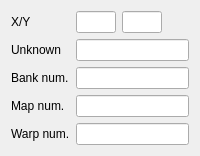
              <widget class="QWidget" name="warpEditor">
               <property name="sizePolicy">
                <sizepolicy hsizetype="Expanding" vsizetype="Expanding">
                 <horstretch>0</horstretch>
                 <verstretch>0</verstretch>
                </sizepolicy>
               </property>
               <layout class="QFormLayout" name="formLayout_2">
                <property name="fieldGrowthPolicy">
                 <enum>QFormLayout::AllNonFixedFieldsGrow</enum>
                </property>
                <item row="1" column="0">
                 <widget class="QLabel" name="label_10">
                  <property name="text">
                   <string>X/Y</string>
                  </property>
                 </widget>
                </item>
                <item row="1" column="1">
                 <layout class="QHBoxLayout" name="_8">
                  <item>
                   <widget class="QLineEdit" name="w_x">
                    <property name="sizePolicy">
                     <sizepolicy hsizetype="MinimumExpanding" vsizetype="Fixed">
                      <horstretch>0</horstretch>
                      <verstretch>0</verstretch>
                     </sizepolicy>
                    </property>
                    <property name="maximumSize">
                     <size>
                      <width>40</width>
                      <height>16777215</height>
                     </size>
                    </property>
                    <property name="maxLength">
                     <number>2</number>
                    </property>
                   </widget>
                  </item>
                  <item>
                   <widget class="QLineEdit" name="w_y">
                    <property name="sizePolicy">
                     <sizepolicy hsizetype="Preferred" vsizetype="Fixed">
                      <horstretch>0</horstretch>
                      <verstretch>0</verstretch>
                     </sizepolicy>
                    </property>
                    <property name="maximumSize">
                     <size>
                      <width>40</width>
                      <height>16777215</height>
                     </size>
                    </property>
                    <property name="maxLength">
                     <number>2</number>
                    </property>
                   </widget>
                  </item>
                 </layout>
                </item>
                <item row="2" column="0">
                 <widget class="QLabel" name="label_11">
                  <property name="text">
                   <string>Unknown</string>
                  </property>
                 </widget>
                </item>
                <item row="2" column="1">
                 <widget class="QLineEdit" name="w_unknown1"/>
                </item>
                <item row="3" column="0">
                 <widget class="QLabel" name="label_12">
                  <property name="text">
                   <string>Bank num.</string>
                  </property>
                 </widget>
                </item>
                <item row="3" column="1">
                 <widget class="QLineEdit" name="w_bank_n"/>
                </item>
                <item row="4" column="0">
                 <widget class="QLabel" name="label_13">
                  <property name="text">
                   <string>Map num.</string>
                  </property>
                 </widget>
                </item>
                <item row="4" column="1">
                 <widget class="QLineEdit" name="w_map_n"/>
                </item>
                <item row="5" column="0">
                 <widget class="QLabel" name="label_14">
                  <property name="text">
                   <string>Warp num.</string>
                  </property>
                 </widget>
                </item>
                <item row="5" column="1">
                 <widget class="QLineEdit" name="w_warp_n"/>
                </item>
               </layout>
              </widget>
